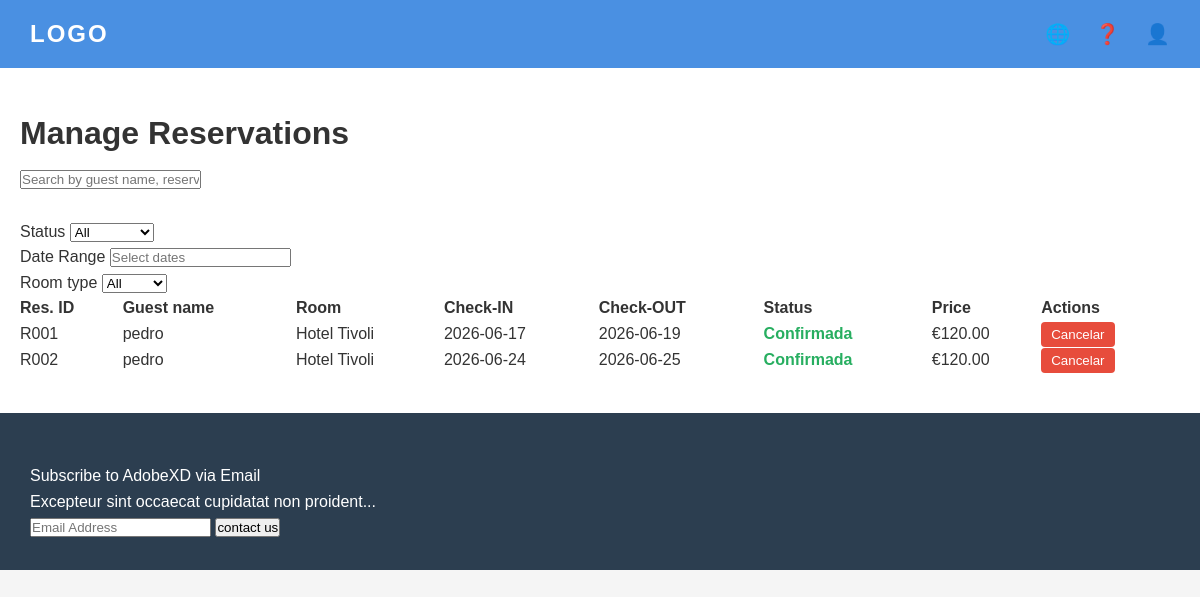
Page /reservations_painel.php (signed in) on the committed database.
### tables this page shows
CREATE TABLE reservas (
    id INTEGER PRIMARY KEY AUTOINCREMENT,
    nome_hospede TEXT,
    quarto TEXT,
    check_in TEXT,
    check_out TEXT,
    status TEXT,
    preco REAL
);

### reservations_painel.php (the view, shortened to what this page needs)
<?php
$tipo_utilizador = isset($_SESSION['tipo']) ? $_SESSION['tipo'] : 'cliente';
$nome_utilizador = isset($_SESSION['username']) ? $_SESSION['username'] : '';
?>
<!DOCTYPE html>
<html lang="pt">
<head>
  <link rel="stylesheet" href="hotel-details.css">
</head>
<body>
  <header>
    <div class="logo">LOGO</div>
    <nav class="header-nav">
      <a href="#" class="icon-link" title="Language">🌐</a>
      <a href="#" class="icon-link" title="Help">❓</a>
      <a href="#" class="icon-link" title="Profile">👤</a>
    </nav>
  </header>
  <div class="main-container">
    <main class="content">
      <h1>Manage Reservations</h1>
      <div class="filters" style="display: flex; gap: 20px; align-items: center; margin-bottom: 30px; margin-top: 10px;">
        <input type="text" placeholder="Search by guest name, reservation ID or room">
      </div>
      <div class="filters">
        <div class="filter-group">
          <label for="status">Status</label>
          <select id="status" name="status">
            <option value="">All</option>
          </select>
        </div>
        <div class="filter-group">
          <label for="daterange">Date Range</label>
          <input type="text" id="daterange" name="daterange" placeholder="Select dates">
        </div>
        <div class="filter-group">
          <label for="roomtype">Room type</label>
          <select id="roomtype" name="roomtype">
            <option value="">All</option>
          </select>
        </div>
      </div>
      <table class="reservations-table" style="width: 100%; text-align: left; border-collapse: collapse;">
        <thead>
          <tr>
            <th>Res. ID</th>
            <th>Guest name</th>
            <th>Room</th>
            <th>Check-IN</th>
            <th>Check-OUT</th>
            <th>Status</th>
            <th>Price</th>
            <th>Actions</th>
          </tr>
        </thead>
        <tbody>
          <?php
          $db = new SQLite3(__DIR__ . '/hotel.db');
          if ($tipo_utilizador === 'admin') {
              $stmt = $db->prepare("SELECT * FROM reservas");
          } else {
              $stmt = $db->prepare("SELECT * FROM reservas WHERE nome_hospede = :nome");
              $stmt->bindValue(':nome', $nome_utilizador, SQLITE3_TEXT);
          }
          $result = $stmt->execute();
          while ($row = $result->fetchArray(SQLITE3_ASSOC)) {
              echo '<tr>';
              echo '<td>R00' . $row['id'] . '</td>';
              echo '<td>' . htmlspecialchars($row['nome_hospede']) . '</td>';
              echo '<td>' . htmlspecialchars($row['quarto']) . '</td>';
              echo '<td>' . $row['check_in'] . '</td>';
              echo '<td>' . $row['check_out'] . '</td>';
              $cor_status = ($row['status'] === 'Cancelada') ? 'color: #e74c3c; font-weight: bold;' : 'color: #27ae60; font-weight: bold;';
              echo '<td style="' . $cor_status . '">' . htmlspecialchars($row['status']) . '</td>';
              echo '<td>€' . number_format($row['preco'], 2) . '</td>';
              echo '<td>';
              if ($row['status'] !== 'Cancelada') {
                  echo '<form action="scripts/cancelar_reserva.php" method="POST" style="margin: 0;">';
                  echo '<button type="submit" class="btn-action" style="background-color: #e74c3c; color: white; border: none; padding: 5px 10px; cursor: pointer; border-radius: 4px;">Cancelar</button>';
                  echo '</form>';
              } else {
                  echo '<span style="color: grey; font-size: 0.9em;">Cancelada</span>';
              }
              echo '</td>';
              echo '</tr>';
          }
          ?>
        </tbody>
      </table>
    </main>
  </div>
  <footer>
    <div class="newsletter">
      <p>Subscribe to AdobeXD via Email</p>
      <p>Excepteur sint occaecat cupidatat non proident...</p>
      <form>
        <input type="email" placeholder="Email Address">
        <button type="submit">contact us</button>
      </form>
    </div>
  </footer>
</body>
</html>

### hotel-details.css (style rules this page uses)
* { margin: 0; padding: 0; box-sizing: border-box; }
body { font-family: Arial, Helvetica, sans-serif; background-color: #f5f5f5; color: #333; line-height: 1.6; }
header { background-color: #4A90E2; padding: 15px 30px; display: flex; justify-content: space-between; align-items: center; box-shadow: 0 2px 4px rgba(0,0,0,0.1); }
.logo { color: white; font-size: 24px; font-weight: bold; letter-spacing: 2px; }
.header-nav { display: flex; gap: 25px; }
.icon-link { color: white; font-size: 20px; text-decoration: none; transition: opacity 0.3s; }
.main-container { max-width: 1200px; margin: 0 auto; padding: 40px 20px; background-color: white; }
footer { background-color: #2c3e50; color: white; padding: 50px 30px 30px; }

### rows in the picture
reservas: id "1", nome_hospede "pedro", quarto "Hotel Tivoli", check_in "2026-06-17", check_out "2026-06-19", status "Confirmada", preco "120.00"
reservas: id "2", nome_hospede "pedro", quarto "Hotel Tivoli", check_in "2026-06-24", check_out "2026-06-25", status "Confirmada", preco "120.00"
